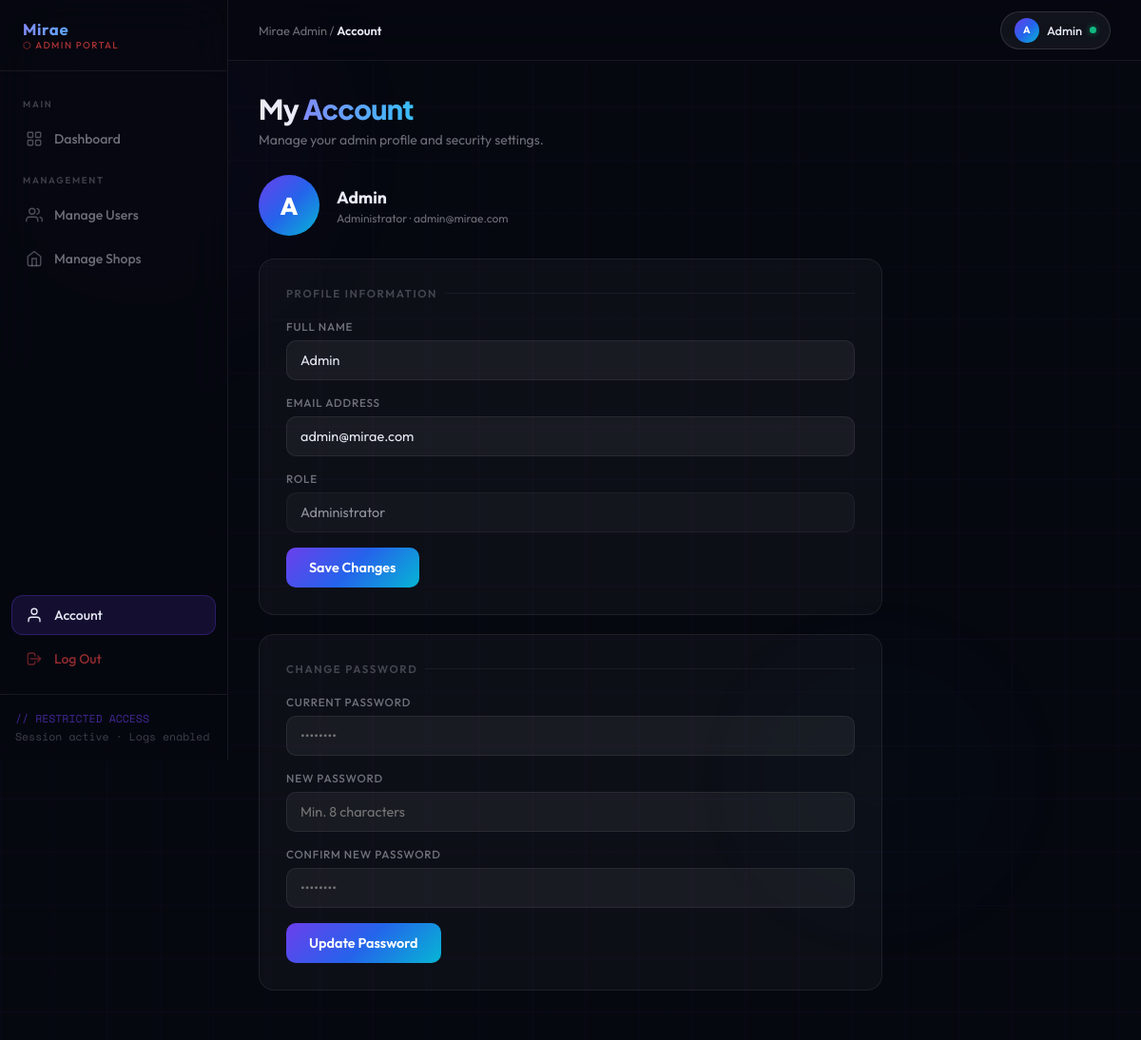
Screenshot of /admin/admin_account.php (signed in) with the database file from the repository.
### tables this page shows
CREATE TABLE `users` (
  `id` int(11) NOT NULL,
  `name` varchar(100) NOT NULL,
  `email` varchar(100) NOT NULL,
  `password` varchar(255) NOT NULL,
  `address` varchar(255) DEFAULT NULL,
  `role` enum('admin','manager','customer') NOT NULL DEFAULT 'customer'
);

### admin/admin_account.php (the view, shortened to what this page needs)
<?php
include "../connect.php";
$uid = $_SESSION["id"];
$sql = "SELECT * FROM users WHERE id='$uid'";
$result = mysqli_query($conn, $sql);
$user = mysqli_fetch_assoc($result);
?>
<!DOCTYPE html><html lang="en"><head>
</head><body>
<div class="bg-canvas"><div class="bg-blob bg-blob-1"></div><div class="bg-blob bg-blob-2"></div><div class="grid-lines"></div></div>
<div class="shell">
  <aside class="sidebar">
    <a href="admin_dashboard.php" class="sidebar-brand">
      <div><div class="sidebar-brand-name">Mirae</div><div class="sidebar-brand-role">⬡ Admin Portal</div></div>
    </a>
    <nav class="sidebar-nav">
      <div class="nav-section-label">Main</div>
      <a href="admin_dashboard.php" class="nav-link">
        <svg class="nav-icon" fill="none" viewBox="0 0 24 24" stroke="currentColor" stroke-width="1.8"><rect x="3" y="3" width="7" height="7" rx="1"/><rect x="14" y="3" width="7" height="7" rx="1"/><rect x="3" y="14" width="7" height="7" rx="1"/><rect x="14" y="14" width="7" height="7" rx="1"/></svg>
        Dashboard
      </a>
      <div class="nav-section-label">Management</div>
      <a href="admin_users.php" class="nav-link">
        <svg class="nav-icon" fill="none" viewBox="0 0 24 24" stroke="currentColor" stroke-width="1.8"><path stroke-linecap="round" d="M17 21v-2a4 4 0 00-4-4H5a4 4 0 00-4 4v2"/><circle cx="9" cy="7" r="4"/><path stroke-linecap="round" d="M23 21v-2a4 4 0 00-3-3.87M16 3.13a4 4 0 010 7.75"/></svg>
        Manage Users
      </a>
      <a href="admin_shops.php" class="nav-link">
        <svg class="nav-icon" fill="none" viewBox="0 0 24 24" stroke="currentColor" stroke-width="1.8"><path stroke-linecap="round" d="M3 9l9-7 9 7v11a2 2 0 01-2 2H5a2 2 0 01-2-2z"/><polyline stroke-linecap="round" points="9 22 9 12 15 12 15 22"/></svg>
        Manage Shops
      </a>
      <div style="flex:1;"></div>
      <a href="admin_account.php" class="nav-link active">
        <svg class="nav-icon" fill="none" viewBox="0 0 24 24" stroke="currentColor" stroke-width="1.8"><path stroke-linecap="round" d="M20 21v-2a4 4 0 00-4-4H8a4 4 0 00-4 4v2"/><circle cx="12" cy="7" r="4"/></svg>
        Account
      </a>
      <a href="admin_logout.php" class="nav-link logout">
        <svg class="nav-icon" fill="none" viewBox="0 0 24 24" stroke="currentColor" stroke-width="1.8"><path stroke-linecap="round" d="M17 16l4-4m0 0l-4-4m4 4H7m6 4v1a3 3 0 01-3 3H6a3 3 0 01-3-3V7a3 3 0 013-3h4a3 3 0 013 3v1"/></svg>
        Log Out
      </a>
    </nav>
    <div class="sidebar-footer"><span>// RESTRICTED ACCESS</span><br>Session active · Logs enabled</div>
  </aside>
  <main class="main">
    <div class="topbar">
      <div style="display:flex;align-items:center;gap:16px;">
        <div class="breadcrumb">Mirae Admin / <strong>Account</strong></div>
      </div>
      <div class="admin-chip">
        <div class="admin-avatar"><?= strtoupper(substr($user['name'],0,1)) ?></div>
        <?= htmlspecialchars(explode(' ',$user['name'])[0]) ?>
        <div class="status-dot"></div>
      </div>
    </div>
    <div class="content">
      <h1 class="page-title">My <span>Account</span></h1>
      <p class="page-sub">Manage your admin profile and security settings.</p>
      <div class="profile-header">
        <div class="profile-av"><?= strtoupper(substr($user['name'],0,1)) ?></div>
        <div>
          <div class="profile-name"><?= htmlspecialchars($user['name']) ?></div>
          <div class="profile-role">Administrator · <?= htmlspecialchars($user['email']) ?></div>
        </div>
      </div>
      <div class="section-card">
        <div class="section-title">Profile Information</div>
        <form method="post">
          <div class="field">
            <label>Full Name</label>
            <input type="text" name="name" value="<?= htmlspecialchars($user['name']) ?>" required/>
          </div>
          <div class="field">
            <label>Email Address</label>
            <input type="email" name="email" value="<?= htmlspecialchars($user['email']) ?>" required/>
          </div>
          <div class="field">
            <label>Role</label>
            <input type="text" value="Administrator" readonly/>
          </div>
          <button type="submit" name="update_profile" class="btn-save">Save Changes</button>
        </form>
      </div>
      <div class="section-card">
        <div class="section-title">Change Password</div>
        <form method="post">
          <div class="field">
            <label>Current Password</label>
            <input type="password" name="current_password" placeholder="••••••••" required/>
          </div>
          <div class="field">
            <label>New Password</label>
            <input type="password" name="new_password" placeholder="Min. 8 characters" minlength="8" required/>
          </div>
          <div class="field">
            <label>Confirm New Password</label>
            <input type="password" name="confirm_password" placeholder="••••••••" required/>
          </div>
          <button type="submit" name="change_password" class="btn-save">Update Password</button>
        </form>
      </div>
    </div>
  </main>
</div>
</body></html>

### rows the page displays
users: name "A", name "Admin", email "admin@mirae.com"
